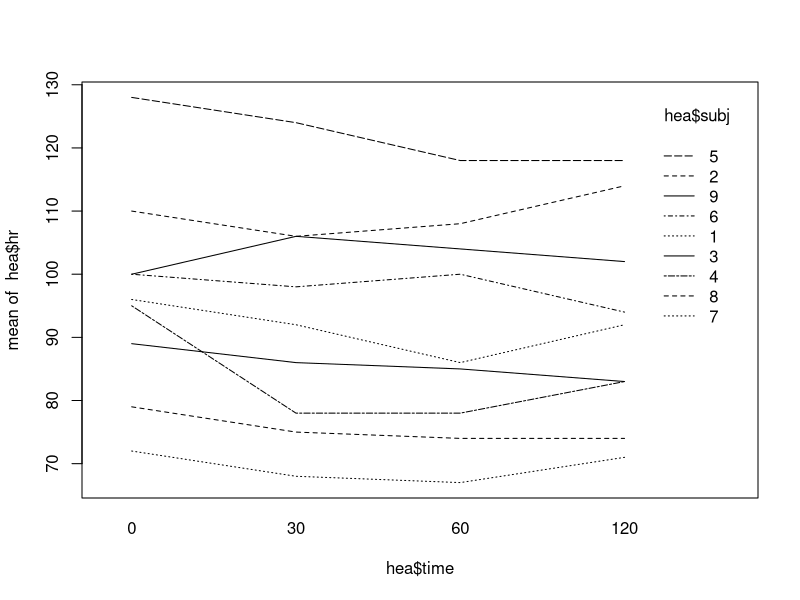
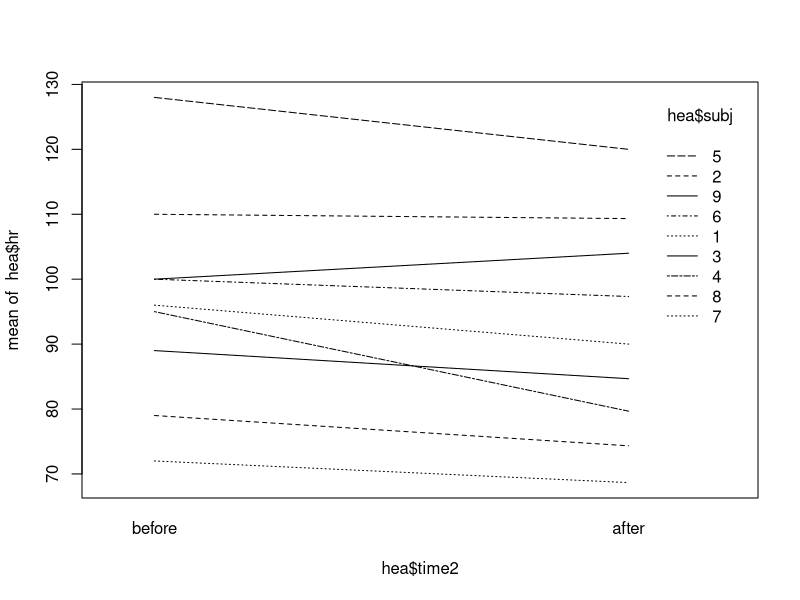

These charts were generated, in order, by the following R code:
###############################################
## Day 3: Heartrate
###############################################
setwd("C:\\Users\\RAN\\OneDrive\\books\\Applied stat\\day3")
hea<-read.table("heartrate.txt",header=TRUE)
summary(hea)
str(hea)
hea$subj<-factor(hea$subj) # Subject should be a factor

# And the first column is just an index, so we can use that as "row.names":
hea<-read.table("heartrate.txt",header=TRUE,row.names=1)
summary(hea)

# Finally we can read the data so that we get it in the form that we want from the beginning:
hea<-read.table("heartrate.txt",header=TRUE,row.names=1,colClasses=c(NA,"numeric","factor","factor"))
summary(hea)
str(hea)

## Interactions can be added using A+B+A:B or just A*B 
a1<-lm(hr~subj+time+subj:time,hea)
a1<-lm(hr~subj*time,hea)
a1<-lm(hr~(subj*time)^2,hea)
anova(a1)
summary(a1)

# So we cannot fit interactions as the subjects only had one heart attack ...
a2<-lm(hr~time+subj,hea)
a2<-lm(hr~subj+time,hea)
anova(a2)
summary(a2)
anova(a1,a2)
a3<-lm(hr~time,hea)
anova(a3)
anova(a3,a2)

summary(a2)
hea$time2<-hea$time
levels(hea$time2)<-c("before",rep("after",3)) #merge levels
a2b<-lm(hr~subj+time2,hea)
anova(a2b)
summary(a2b)
anova(a2,a2b)
anova(a2b,a2)
drop1(a2b,test="F")


summary(lm(hr~subj*time2,hea))

##Changing the order of the levels
hea$time<-factor(as.character(hea$time),levels=c("0","30","60","120"))
interaction.plot(hea$time,hea$subj,hea$hr)
interaction.plot(hea$time2,hea$subj,hea$hr)

